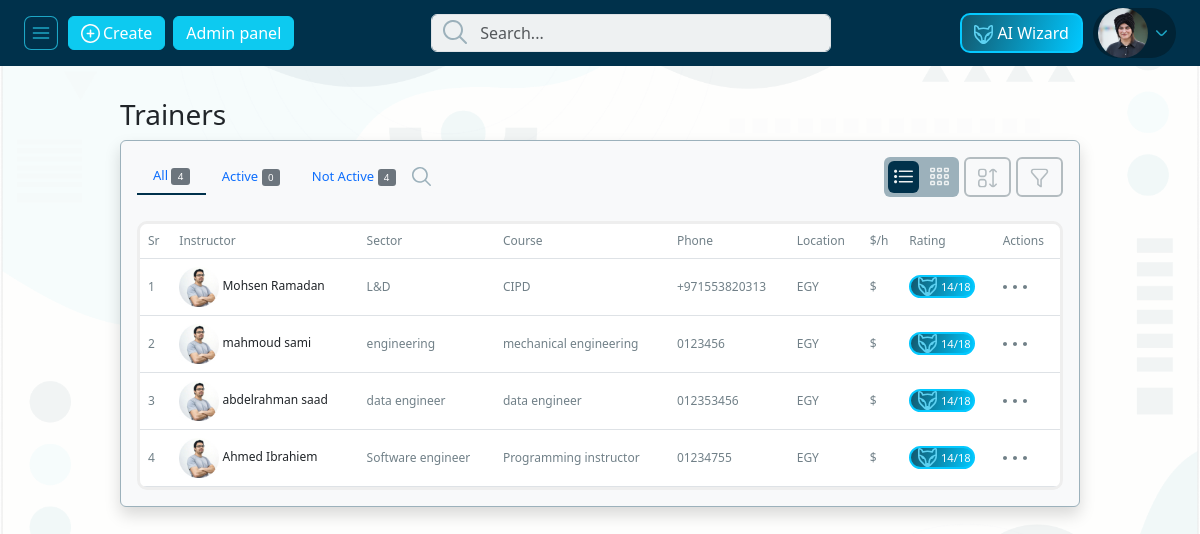
/trainer (signed in), run on the app's committed database.
### pages/models.py (models this page shows, shortened)
class Employee(models.Model):
    EmployeeID = models.AutoField(primary_key=True)
    FirstName = models.CharField(max_length=255)
    LastName = models.CharField(max_length=255)
    Email = models.EmailField()
    Phone = models.CharField(max_length=20)
    Department = models.ForeignKey(
        Department, on_delete=models.SET_NULL, null=True)
    JobTitle = models.ForeignKey(
        JobTitle, on_delete=models.SET_NULL, null=True)
    HireDate = models.DateField(default=datetime.today())
    user = models.OneToOneField(
        User, on_delete=models.CASCADE, null=True, default=None)
    EmployeePhoto = models.ImageField(
        upload_to='employee_photos/', default='employee_photos/default-employee.webp', null=True, blank=True)
    Location = models.CharField(max_length=50, null=True)
    PerHour = models.CharField(max_length=10, null=True)
    EmployeeTarget = models.IntegerField(max_length=10, null=True, blank=True)
    MinTarget = models.IntegerField(max_length=3, null=True, blank=True)

class Trainer(models.Model):
    TrainerID = models.AutoField(primary_key=True)
    FirstName = models.CharField(max_length=255)
    LastName = models.CharField(max_length=255)
    Phone = models.CharField(max_length=20)
    email = models.CharField(max_length=50 ,default="example@email.com")
    Qualifications = models.TextField(null=True,blank=True)
    Certificates = models.FileField(null=True,blank=True,upload_to='pdf')
    Certificate2 = models.FileField(null=True,blank=True,upload_to='pdf')
    Certificate3 = models.FileField(null=True,blank=True,upload_to='pdf')
    Location = models.TextField(default='EGY',max_length=20)
    Comments = models.TextField(null=True,blank=True)
    rates = models.IntegerField(default=50)

### pages/views.py (the view)
# urls.py: path('trainer', views.trainer, name='trainers'),
@login_required
def trainer(request):
    employee = get_object_or_404(Employee, user=request.user)
    if 'q' in request.GET:
        q = request.GET['q']
        trainers_list = Trainer.objects.filter(
            Q(FirstName__icontains=q) | Q(LastName__icontains=q))
        print(q)
    else:
        trainers_list = Trainer.objects.all()
    context = {
        'trainers': trainers_list,
        'employee': employee,
        'trainer_json': json.dumps(list(Trainer.objects.values()))
    }
    return render(request, 'pages/trainers.html', context)

### templates/pages/trainers.html (shortened to what this page needs)
{% extends 'base_custom.html' %}
{% load static %}
{% block style %}
<link rel="stylesheet" href="{% static 'front-end-static/css/bootstrap.min.css' %}">
<link rel="stylesheet" href="{% static 'front-end-static/css/style.min.css' %}">
{% endblock style %}
{% block content %}
{% include 'parts/navbar.html' %}
<div class="row m-0">
    <div class="col-9 courses_content mt-4 offset_left" id="side_content">
        <h3 class="text-capitalize my-2">trainers</h3>
        <div class="courses_container shadow p-3 mb-5 bg-body-tertiary rounded">
            <div class="nav justify-content-between" id="nav-tab" role="tablist">
                <div class="d-flex align-items-center">
                    <button class="nav-link active" id="nav-home-tab" data-bs-toggle="tab" data-bs-target="#nav-home"
                        type="button" role="tab" aria-controls="nav-home" aria-selected="true">All <span
                            class="badge bg-secondary fw-normal">{{trainers.count}}</span></button>
                    <button class="nav-link" id="nav-profile-tab" data-bs-toggle="tab" data-bs-target="#nav-profile"
                        type="button" role="tab" aria-controls="nav-profile" aria-selected="false">Active <span
                            class="badge bg-secondary fw-normal">0</span></button>
                    <button class="nav-link" id="nav-contact-tab" data-bs-toggle="tab" data-bs-target="#nav-contact"
                        type="button" role="tab" aria-controls="nav-contact" aria-selected="false">Not Active <span
                            class="badge bg-secondary fw-normal">{{trainers.count}}</span></button>
                    <img src="{% static 'front-end-static/images/icons/search.svg' %}" id="toggle_search" class="icon"
                        alt="icon" style="cursor: pointer;" onclick="search_toggler()">
                </div>
                <div class="right d-flex">
                    <div class="d-flex listing">
                        <button type="button" id="listChanger" class="btn btn-outline-dark d-flex align-items-center">
                            <img src="{% static 'front-end-static/images/icons/table/list.svg' %}" class="icon"
                                alt="icon">
                        </button>
                        <button type="button" id="gridChanger" class="btn btn-outline-dark d-flex align-items-center">
                            <img src="{% static 'front-end-static/images/icons/table/grid.svg' %}" class="icon"
                                alt="icon">
                        </button>
                    </div>
                    <button type="button" id="sortBtn" class="btn btn-outline-dark">
                        <img src="{% static 'front-end-static/images/icons/table/sort.svg' %}" class="icon" alt="icon">
                    </button>
                    <div class="dropdown">
                        <button type="button" class="btn btn-outline-dark" data-bs-toggle="dropdown"
                            aria-expanded="false">
                            <img src="{% static 'front-end-static/images/icons/table/filter.svg' %}" class="icon"
                                alt="icon">
                        </button>
                    </div>
                </div>
            </div>
            <div class="tab-content" id="nav-tabContent">
                <div class="tab-pane fade show active" id="nav-home" role="tabpanel" aria-labelledby="nav-home-tab"
                    tabindex="0">
                    <div class="table_container mt-4 table-responsive">
                        <table class="table mb-0">
                            <thead>
                                <tr>
                                    <th scope="col">Sr</th>
                                    <th scope="col">Instructor</th>
                                    <th scope="col">Sector</th>
                                    <th scope="col">Course</th>
                                    <th scope="col">Phone</th>
                                    <th scope="col">Location</th>
                                    <th scope="col">$/h</th>
                                    <th scope="col">Rating</th>
                                    <th scope="col">Actions</th>
                                </tr>
                            </thead>
                            <tbody id="trainer__body">
                                {% for trainer in trainers %}
                                <tr class="align-middle">
                                    <th scope="row">{{trainer.TrainerID}}</th>
                                    <td class="text-dark">
                                        <img src="{% static 'front-end-static/images/instructor.jpg' %}"
                                            class="trainer_image" alt="trainer image">
                                        {{trainer.FirstName}} {{trainer.LastName}}
                                    </td>
                                    <td>{{trainer.Qualifications}}</td>
                                    <td>{{trainer.Certificates}}</td>
                                    <td>{{trainer.Phone}}</td>
                                    <td>{{trainer.Location}}</td>
                                    <td class="price">{{trainer.Price}}</td>
                                    <td>
                                        <div
                                            class="default_counter rounded-pill bg-secondary d-flex align-items-center justify-content-center">
                                            <img class="icon m-1"
                                                src="{% static 'front-end-static/images/icons/fox.svg' %}" alt="icon">
                                            <span>14/18</span>
                                        </div>
                                    </td>
                                    <td>
                                        <img src="{% static 'front-end-static/images/icons/dots.svg' %}" alt="icon">
                                    </td>
                                </tr>
                                {% endfor %}
                            </tbody>
                        </table>
                    </div>
                </div>
            </div>
        </div>
    </div>
</div>
{% endblock content %}

### templates/parts/navbar.html (shortened to what this page needs)
{% load static %}
<nav class="navbar site_nav">
    <div class="d-flex justify-content-between w-100 mx-4 align-items-center">
        <div class="d-flex left align-items-center">
            <div id="toggler" class="d-flex align-items-center">
                <img src="{% static 'front-end-static/images/icons/nav_btn.svg' %}" class="toggle_icon" alt="nav btn">
            </div>
            <button type="button" class="btn btn-info text-white">
                <img src="{% static 'front-end-static/images/icons/plus.svg' %}" class="icon" alt="plus icon">
                <span>Create</span>
            </button>
            {% if employee.user.is_superuser %}
            <button type="button" class="btn btn-info mx-2 text-white">
                <a style="color: #fff;" href="{% url 'admin:index' %}">Admin panel</a>
            </button>
            {% endif %}
        </div>
        <div class="search_container">
            <form>
                <input type="text" name="q" id="global_nav_search" class="form-control" placeholder="Search...">
            </form>
        </div>
        <div class="d-flex align-items-center">
            <div class="btn ai_btn">
                <a href="{% url 'ai-assistant' %}" style="text-decoration: none;color: white;">
                    <img src="{% static 'front-end-static/images/icons/fox.svg' %}" class="icon" alt="Ai icon">
                    <span>AI Wizard</span>
                </a>
            </div>
            <div class="dropdown d-flex">
                <button class="border-0" type="button" data-bs-toggle="dropdown" aria-expanded="false">
                    {% if employee.EmployeePhoto.url %}
                    <img style="width: 50px;height: 50px;" src="{{ employee.EmployeePhoto.url }}" class="rounded-circle"
                        alt="user">
                    {% endif %}
                    <img src="{% static 'front-end-static/images/icons/arrow_down_light.svg' %}" class="icon"
                        alt="icon">
                </button>
            </div>
        </div>
    </div>
</nav>

### data on the page
Employee: EmployeePhoto (picture)
Trainer: TrainerID "1", FirstName "Mohsen", LastName "Ramadan", Qualifications "L&D", Certificates "CIPD", Phone "+971553820313", Location "EGY"
Trainer: TrainerID "2", FirstName "mahmoud", LastName "sami", Qualifications "engineering", Certificates "mechanical engineering", Phone "0123456", Location "EGY"
Trainer: TrainerID "3", FirstName "abdelrahman", LastName "saad", Qualifications "data engineer", Certificates "data engineer", Phone "012353456", Location "EGY"
Trainer: TrainerID "4", FirstName "Ahmed", LastName "Ibrahiem", Qualifications "Software engineer", Certificates "Programming instructor", Phone "01234755", Location "EGY"

### other printed values
{{ trainers.count }} "4"
